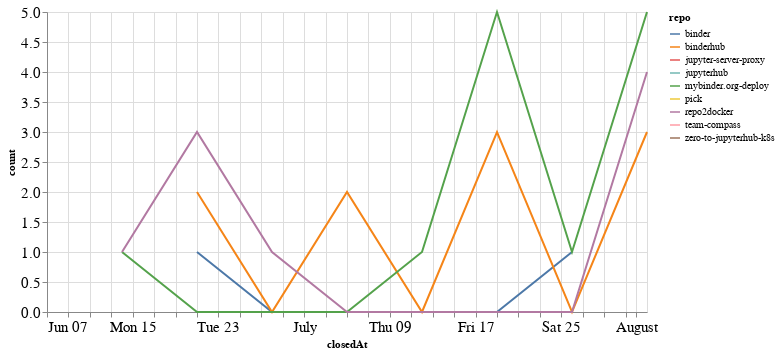

This figure's notebook cell:
### Code cell
closed_by_time = closed_by.groupby('repo').resample('W', on='closedAt').count()['author'].reset_index()
closed_by_time = closed_by_time.rename(columns={'author': 'count'})

alt.Chart(closed_by_time, width=600).mark_line().encode(
    x='closedAt',
    y='count',
    color='repo',
    tooltip="repo"
)

### Figure 1 — Vega-Lite specification as saved in the notebook (floating-point values rounded to 4 significant figures)
{"config": {"axisLeft": {"labelFontSize": 15}, "axisBottom": {"labelFontSize": 15}}, "data": {"name": "data-cc1827419669f9bc70cec741c9cbc1b3"}, "mark": "line", "encoding": {"color": {"type": "nominal", "field": "repo"}, "tooltip": {"type": "nominal", "field": "repo"}, "x": {"type": "temporal", "field": "closedAt"}, "y": {"type": "quantitative", "field": "count"}}, "width": 600, "$schema": "https://vega.github.io/schema/vega-lite/v4.8.1.json", "datasets": {"data-cc1827419669f9bc70cec741c9cbc1b3": [{"repo": "binder", "closedAt": "2020-06-21T00:00:00", "count": 1}, {"repo": "binder", "closedAt": "2020-06-28T00:00:00", "count": 0}, {"repo": "binder", "closedAt": "2020-07-05T00:00:00", "count": 0}, {"repo": "binder", "closedAt": "2020-07-12T00:00:00", "count": 0}, {"repo": "binder", "closedAt": "2020-07-19T00:00:00", "count": 0}, {"repo": "binder", "closedAt": "2020-07-26T00:00:00", "count": 1}, {"repo": "binderhub", "closedAt": "2020-06-21T00:00:00", "count": 2}, {"repo": "binderhub", "closedAt": "2020-06-28T00:00:00", "count": 0}, {"repo": "binderhub", "closedAt": "2020-07-05T00:00:00", "count": 2}, {"repo": "binderhub", "closedAt": "2020-07-12T00:00:00", "count": 0}, {"repo": "binderhub", "closedAt": "2020-07-19T00:00:00", "count": 3}, {"repo": "binderhub", "closedAt": "2020-07-26T00:00:00", "count": 0}, {"repo": "binderhub", "closedAt": "2020-08-02T00:00:00", "count": 3}, {"repo": "jupyter-server-proxy", "closedAt": "2020-06-14T00:00:00", "count": 1}, {"repo": "jupyterhub", "closedAt": "2020-06-07T00:00:00", "count": 1}, {"repo": "mybinder.org-deploy", "closedAt": "2020-06-14T00:00:00", "count": 1}, {"repo": "mybinder.org-deploy", "closedAt": "2020-06-21T00:00:00", "count": 0}, {"repo": "mybinder.org-deploy", "closedAt": "2020-06-28T00:00:00", "count": 0}, {"repo": "mybinder.org-deploy", "closedAt": "2020-07-05T00:00:00", "count": 0}, {"repo": "mybinder.org-deploy", "closedAt": "2020-07-12T00:00:00", "count": 1}, {"repo": "mybinder.org-deploy", "closedAt": "2020-07-19T00:00:00", "count": 5}, {"repo": "mybinder.org-deploy", "closedAt": "2020-07-26T00:00:00", "count": 1}, {"repo": "mybinder.org-deploy", "closedAt": "2020-08-02T00:00:00", "count": 5}, {"repo": "pick", "closedAt": "2020-06-14T00:00:00", "count": 1}, {"repo": "repo2docker", "closedAt": "2020-06-14T00:00:00", "count": 1}, {"repo": "repo2docker", "closedAt": "2020-06-21T00:00:00", "count": 3}, {"repo": "repo2docker", "closedAt": "2020-06-28T00:00:00", "count": 1}, {"repo": "repo2docker", "closedAt": "2020-07-05T00:00:00", "count": 0}, {"repo": "repo2docker", "closedAt": "2020-07-12T00:00:00", "count": 0}, {"repo": "repo2docker", "closedAt": "2020-07-19T00:00:00", "count": 0}, {"repo": "repo2docker", "closedAt": "2020-07-26T00:00:00", "count": 0}, {"repo": "repo2docker", "closedAt": "2020-08-02T00:00:00", "count": 4}, {"repo": "team-compass", "closedAt": "2020-06-28T00:00:00", "count": 1}, {"repo": "zero-to-jupyterhub-k8s", "closedAt": "2020-07-26T00:00:00", "count": 1}]}}
